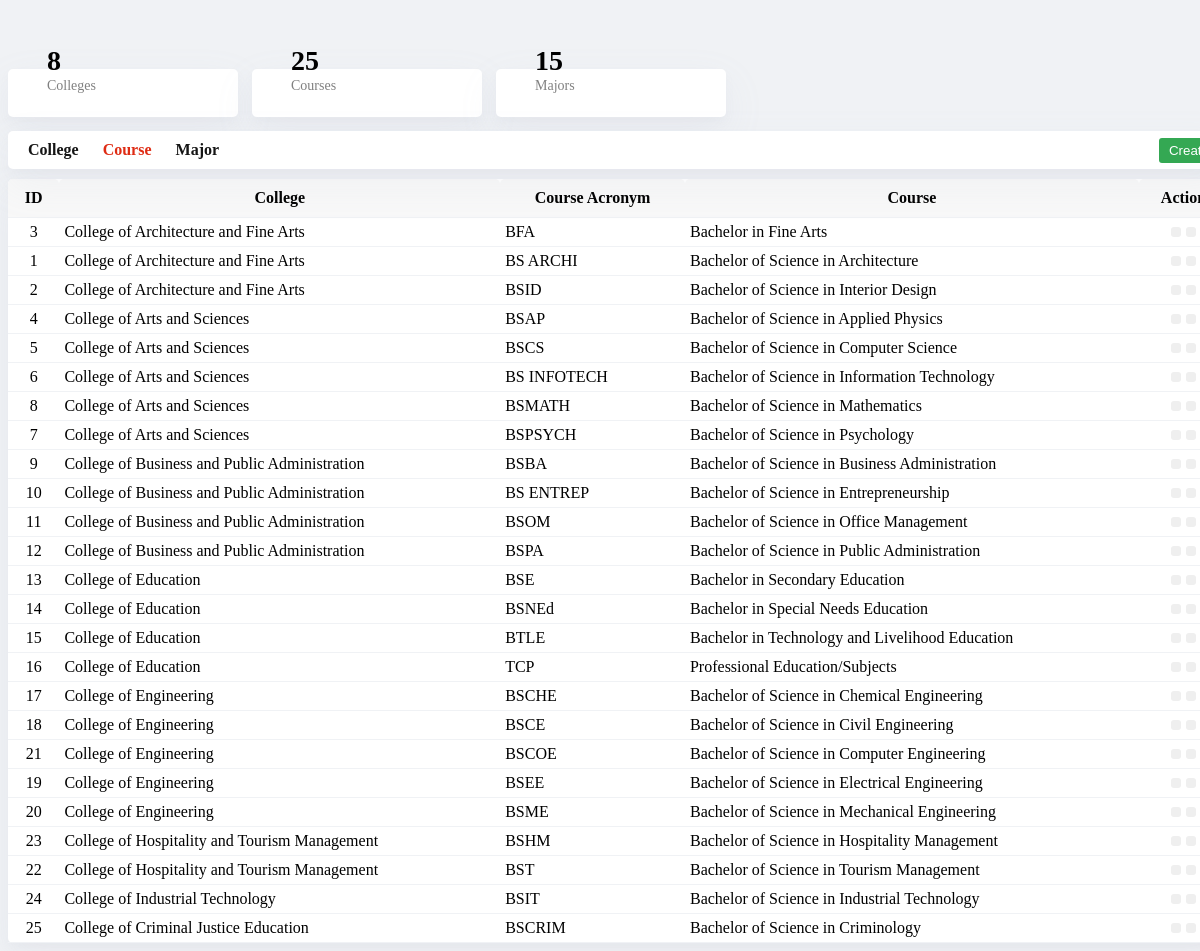
Screenshot of /php/admin-colleges.php?colleges&course with the database file from the repository.
### tables this page shows
CREATE TABLE `course` (
  `id` int(11) NOT NULL,
  `acronym` varchar(100) NOT NULL,
  `course` varchar(100) NOT NULL,
  `college` int(11) NOT NULL
);

CREATE TABLE `college` (
  `id` int(11) NOT NULL,
  `acronym` varchar(100) NOT NULL,
  `college` varchar(100) NOT NULL
);

### php/admin-colleges.php (the view, shortened to what this page needs)
<?php
include "php/connect.php";
?>
<link rel="stylesheet" href="css/admin.css?v=1.0">
<div class="main-body">
	<div class="admin-header">
		<div class="container">
			<div>
				<div>
					<?php
					$select = "SELECT * FROM college";
					$result = $connect -> query($select);
					if ($result -> num_rows > 0) {
						echo mysqli_num_rows($result);
					}
					else {
						echo 0;
					}
					?>
				</div>
				<div>Colleges</div>
			</div>
		</div>
		<div class="container">
			<div>
				<div>
					<?php
					$select = "SELECT * FROM course";
					$result = $connect -> query($select);
					if ($result -> num_rows > 0) {
						echo mysqli_num_rows($result);
					}
					else {
						echo 0;
					}
					?>
				</div>
				<div>Courses</div>
			</div>
		</div>
		<div class="container">
			<div>
				<div>
				<?php
					$select = "SELECT * FROM major";
					$result = $connect -> query($select);
					if ($result -> num_rows > 0) {
						echo mysqli_num_rows($result);
					}
					else {
						echo 0;
					}
					?>
				</div>
				<div>Majors</div>
			</div>
		</div>
	</div>
	<div class="colleges-header">
		<a href="?colleges"><i class="fas fa-university"></i> College</a>
		<a href="?colleges&course"><i class="fas fa-graduation-cap"></i> Course</a>
		<a href="?colleges&major"><i class="fas fa-graduation-cap"></i> Major</a>
		<button id="create-btn" title="Create"><i class="fas fa-plus-circle"></i> Create</button>
	</div>
	<table>
		<?php
		if (isset($_GET["course"])) {
			echo "<tr>";
				echo "<th>ID</th>";
				echo "<th>College</th>";
				echo "<th>Course Acronym</th>";
				echo "<th>Course</th>";
				echo "<th>Action</th>";
			echo "</tr>";
			$select = "SELECT * FROM course ORDER BY college, course";
			$result = $connect -> query($select);
			if ($result -> num_rows > 0) {
				while ($row = mysqli_fetch_array($result)) {
					$courseid = $row["id"];
					$courseacro = $row["acronym"];
					$course = $row["course"];
					$coursecollege = $row["college"];
					echo "<tr>";
						echo "<td>$courseid</td>";
						$select1 = "SELECT * FROM college ORDER BY id=$coursecollege";
						$result1 = $connect -> query($select1);
						if ($result1 -> num_rows > 0) {
							while ($row1 = mysqli_fetch_array($result1)) {
								$collegename = $row1["college"];
							}
						}
						echo "<td>$collegename</td>";
						echo "<td>$courseacro</td>";
						echo "<td>$course</td>";
						echo "<td>";
							echo "<button value='$courseid' title='Edit $course ($courseacro)' class='edit-btn'><i class='fas fa-edit'></i></button>";
							echo "<button value='$courseid' title='Delete $course ($courseacro)' class='delete-btn'><i class='fas fa-trash'></i></button>";
						echo "</td>";
					echo "</tr>";
				}
			}
		}
		?>
	</table>
</div>

### css/admin.css (style rules this page uses)
.main-body { width: 1220px; margin: auto; margin-top: 69px; }
.admin-header { margin-bottom: 10px; }
.admin-header .container { display: inline-block; width: 200px; padding: 15px; overflow: hidden; margin-right: 10px; border-radius: 5px; background-color: #ffffff; box-shadow: 0 5px 10px rgba(154, 160, 185, 0.05), 0 15px 40px rgba(166, 173, 201, 0.1); }
.admin-header .container div { display: inline-block; }
.admin-header .container div:nth-child(2) div { position: absolute; display: block; height: 30px; margin-left: 20px; padding-top: 5px; }
.admin-header .container div:nth-child(2) div:nth-child(1) { font-size: 28px; font-weight: bold; margin-top: -58px; }
.admin-header .container div:nth-child(2) div:nth-child(2) { color: #808080; font-size: 14px; margin-top: -25px; }
.colleges-header, .subjects-header, .professors-header, .heads-header { margin-bottom: 10px; padding: 10px; position: relative; border-radius: 5px; background-color: #ffffff; box-shadow: 0 5px 10px rgba(154, 160, 185, 0.05), 0 15px 40px rgba(166, 173, 201, 0.1); }
.colleges-header a, .subjects-header a, .professors-header a, .heads-header a { color: #151515; font-weight: bold; text-decoration: none; padding: 0 10px; }
.colleges-header .active, .subjects-header .active, .professors-header .active, .heads-header .active { color: #df2c14; }
.colleges-header button, .subjects-header button, .professors-header button, .heads-header button { cursor: pointer; color: #ffffff; padding: 5px 10px; margin-top: -3px; margin-right: 9px; position: absolute; right: 0; border: none; border-radius: 3px; background-color: #34a853; }
.main-body table { width: 100%; border-radius: 5px; border-spacing: 0; background-color: #ffffff; box-shadow: 0 5px 10px rgba(154, 160, 185, 0.05), 0 15px 40px rgba(166, 173, 201, 0.1); }
.main-body table th, .main-body table td { border-bottom: 1px solid #f0f2f5; }
.main-body table th { padding: 10px; border-top-left-radius: 5px; border-top-right-radius: 5px; background-color: #f8f8f8; }
.main-body table td { padding: 5px; }
.main-body table td:nth-child(1) { text-align: center; }
.main-body table td:last-child { text-align: center; }
.main-body table button { cursor: pointer; color: #ffffff; margin: 0 2.5px; padding: 5px; border: none; border-radius: 3px; }

### rows the page displays
course: id "3", college.college "College of Architecture and Fine Arts", acronym "BFA", course "Bachelor in Fine Arts"
course: id "1", college.college "College of Architecture and Fine Arts", acronym "BS ARCHI", course "Bachelor of Science in Architecture"
course: id "2", college.college "College of Architecture and Fine Arts", acronym "BSID", course "Bachelor of Science in Interior Design"
course: id "4", college.college "College of Arts and Sciences", acronym "BSAP", course "Bachelor of Science in Applied Physics"
course: id "5", college.college "College of Arts and Sciences", acronym "BSCS", course "Bachelor of Science in Computer Science"
course: id "6", college.college "College of Arts and Sciences", acronym "BS INFOTECH", course "Bachelor of Science in Information Technology"
course: id "8", college.college "College of Arts and Sciences", acronym "BSMATH", course "Bachelor of Science in Mathematics"
course: id "7", college.college "College of Arts and Sciences", acronym "BSPSYCH", course "Bachelor of Science in Psychology"
course: id "9", college.college "College of Business and Public Administration", acronym "BSBA", course "Bachelor of Science in Business Administration"
course: id "10", college.college "College of Business and Public Administration", acronym "BS ENTREP", course "Bachelor of Science in Entrepreneurship"
course: id "11", college.college "College of Business and Public Administration", acronym "BSOM", course "Bachelor of Science in Office Management"
course: id "12", college.college "College of Business and Public Administration", acronym "BSPA", course "Bachelor of Science in Public Administration"
course: id "13", college.college "College of Education", acronym "BSE", course "Bachelor in Secondary Education"
course: id "14", college.college "College of Education", acronym "BSNEd", course "Bachelor in Special Needs Education"
course: id "15", college.college "College of Education", acronym "BTLE", course "Bachelor in Technology and Livelihood Education"
course: id "16", college.college "College of Education", acronym "TCP", course "Professional Education/Subjects"
course: id "17", college.college "College of Engineering", acronym "BSCHE", course "Bachelor of Science in Chemical Engineering"
course: id "18", college.college "College of Engineering", acronym "BSCE", course "Bachelor of Science in Civil Engineering"
course: id "21", college.college "College of Engineering", acronym "BSCOE", course "Bachelor of Science in Computer Engineering"
course: id "19", college.college "College of Engineering", acronym "BSEE", course "Bachelor of Science in Electrical Engineering"
course: id "20", college.college "College of Engineering", acronym "BSME", course "Bachelor of Science in Mechanical Engineering"
course: id "23", college.college "College of Hospitality and Tourism Management", acronym "BSHM", course "Bachelor of Science in Hospitality Management"
course: id "22", college.college "College of Hospitality and Tourism Management", acronym "BST", course "Bachelor of Science in Tourism Management"
course: id "24", college.college "College of Industrial Technology", acronym "BSIT", course "Bachelor of Science in Industrial Technology"
course: id "25", college.college "College of Criminal Justice Education", acronym "BSCRIM", course "Bachelor of Science in Criminology"

### other values shown
mysqli_num_rows($result) "8"
mysqli_num_rows($result) "25"
mysqli_num_rows($result) "15"
